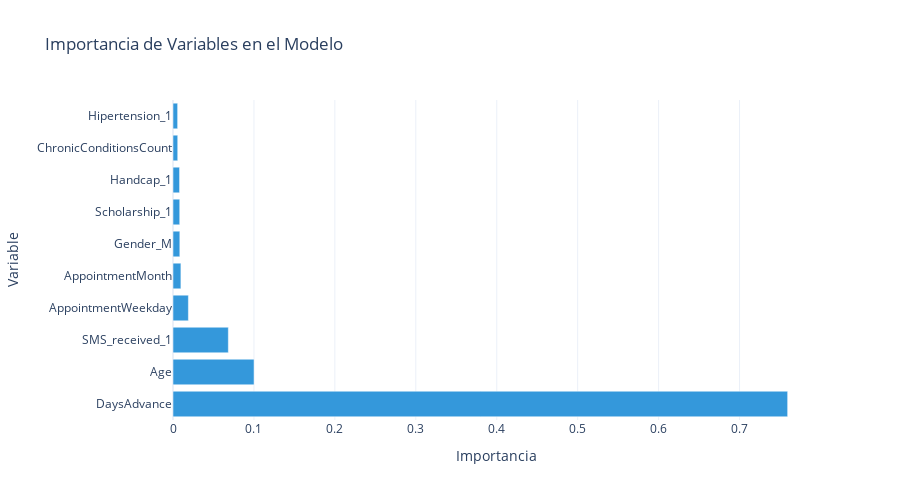

Notebook code cell kept with this figure:
### Code cell
fig = plot_feature_importance(importance_df)
fig.show()

### Figure 1 — Plotly figure (JSON) as saved in the notebook; plotly's stock layout.template omitted (floating-point values rounded to 4 significant figures)
{"data": [{"marker": {"color": "#3498db"}, "orientation": "h", "type": "bar", "x": [0.7594, 0.1001, 0.06838, 0.01902, 0.009761, 0.008435, 0.00831, 0.008099, 0.00584, 0.005736], "y": ["DaysAdvance", "Age", "SMS_received_1", "AppointmentWeekday", "AppointmentMonth", "Gender_M", "Scholarship_1", "Handcap_1", "ChronicConditionsCount", "Hipertension_1"]}], "layout": {"height": 500, "title": {"text": "Importancia de Variables en el Modelo"}, "xaxis": {"title": {"text": "Importancia"}}, "yaxis": {"title": {"text": "Variable"}}}}
